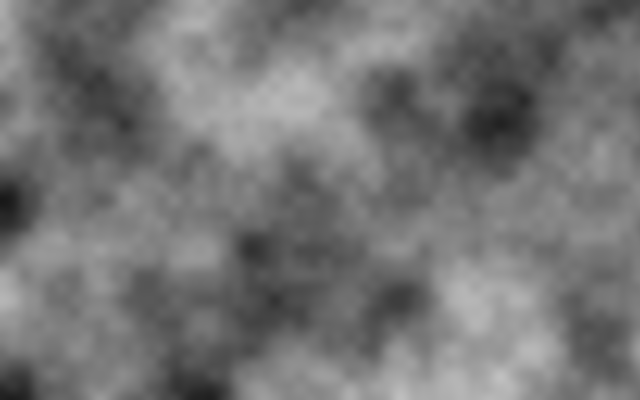
Frame 1 (no input)
Frame 60 (no input): identical to frame 1, image omitted
Frame 120 (the mouse pressed at the canvas centre since frame 60): identical to frame 1, image omitted

The p5.js sketch that drew this single still picture (run headless with seeded random() and noise() and a simulated clock; from frame 60 on, the mouse is pressed at the canvas centre):

// p5.js sketch
// ── sketch.js
/* 
  Author Michael Houmann
  Created April 9 2025

  Find the video tutorials on Perlin Noise by Coding Train
    https://youtu.be/Qf4dIN99e2w?feature=shared
    https://youtu.be/YcdldZ1E9gU?feature=shared
    https://youtu.be/y7sgcFhk6ZM?feature=shared

    To make a 2d field of Perlin noise, we do need a 2d array of the pixels in the canvas. It can be tricky to work with a pixel array in p5js, but this video explain this:
    https://youtu.be/nMUMZ5YRxHI?si=BYstvRA0t0z37MHQ
    I have also made a little sketch to explain this under "help_projects"
*/

// A global variable for the value we increment the offsets with
const increment = 0.01;

function setup() {
  createCanvas(640, 400);
  // To be sure it will work on all screen sizes, we set the pixel density ro 1
  pixelDensity(1);
}

function draw() {
  // We need a variable so we can move "through" time, both for y and y
  // We initialize the yOffset here, and the yOffset in the loop
  let yOffset = 0;

  // And we need to "turn the pixel array on"
  loadPixels();

  // We need to get to every pixel in the canvas.
  // First we take the row
  for (let y = 0; y < height; y++) {
    // We want to "reset" the xOffset every time we start on a new line
    let xOffset = 0;
    // then we get every pixel in that row
    for (let x = 0; x < width; x++) {
      // Remember we have 4 pixels for every pixel in our array,
      // red, green, blue, alpha, so we have to calculate the pixel index
      let index = (x + y * width) * 4;
      // Now we can calculate the color for the pixel based on the noise() function
      let color = noise(xOffset, yOffset) * 255;
      // Now we can show all the pixels with the color from the noise() function
      pixels[index + 0] = color; // red + 0 doesn't mean anything, just for show
      pixels[index + 1] = color; // green
      pixels[index + 2] = color // blue
      pixels[index + 3] = 255; // alpha - we don't change the alpha value
      // Every time we add a pixel, we increment the xOffset
      xOffset += increment; 
    }
    // And every time we finish a row, we increment the yOffset
    yOffset += increment;
  }
  // And remember to update the canvas with the pixels
  updatePixels();
}
